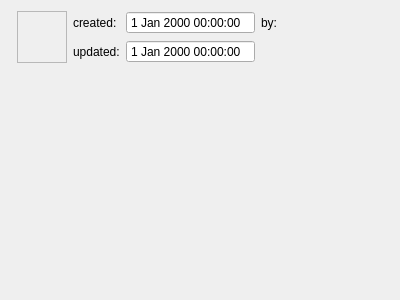
<?xml version="1.0" encoding="UTF-8"?>
<ui version="4.0">
 <class>CommentWidget</class>
 <widget class="QWidget" name="CommentWidget">
  <property name="geometry">
   <rect>
    <x>0</x>
    <y>0</y>
    <width>400</width>
    <height>300</height>
   </rect>
  </property>
  <property name="windowTitle">
   <string>Form</string>
  </property>
  <layout class="QGridLayout" name="comment_grid">
   <item row="1" column="3">
    <widget class="QDateTimeEdit" name="updated_dte">
     <property name="readOnly">
      <bool>true</bool>
     </property>
     <property name="buttonSymbols">
      <enum>QAbstractSpinBox::NoButtons</enum>
     </property>
    </widget>
   </item>
   <item row="0" column="1" rowspan="2">
    <widget class="QLabel" name="user_lb">
     <property name="minimumSize">
      <size>
       <width>50</width>
       <height>50</height>
      </size>
     </property>
     <property name="maximumSize">
      <size>
       <width>50</width>
       <height>150</height>
      </size>
     </property>
     <property name="frameShape">
      <enum>QFrame::StyledPanel</enum>
     </property>
     <property name="frameShadow">
      <enum>QFrame::Plain</enum>
     </property>
     <property name="lineWidth">
      <number>1</number>
     </property>
     <property name="text">
      <string/>
     </property>
     <property name="alignment">
      <set>Qt::AlignCenter</set>
     </property>
    </widget>
   </item>
   <item row="3" column="0" colspan="7">
    <widget class="QLabel" name="content_lb">
     <property name="text">
      <string/>
     </property>
     <property name="alignment">
      <set>Qt::AlignLeading|Qt::AlignLeft|Qt::AlignTop</set>
     </property>
     <property name="wordWrap">
      <bool>true</bool>
     </property>
     <property name="textInteractionFlags">
      <set>Qt::TextSelectableByKeyboard|Qt::TextSelectableByMouse</set>
     </property>
    </widget>
   </item>
   <item row="1" column="2">
    <widget class="QLabel" name="updated_lb">
     <property name="text">
      <string>updated:</string>
     </property>
    </widget>
   </item>
   <item row="0" column="6">
    <spacer name="toprow_hspacer">
     <property name="orientation">
      <enum>Qt::Horizontal</enum>
     </property>
     <property name="sizeHint" stdset="0">
      <size>
       <width>40</width>
       <height>20</height>
      </size>
     </property>
    </spacer>
   </item>
   <item row="0" column="2">
    <widget class="QLabel" name="created_lb">
     <property name="text">
      <string>created:</string>
     </property>
    </widget>
   </item>
   <item row="0" column="3">
    <widget class="QDateTimeEdit" name="created_dte">
     <property name="readOnly">
      <bool>true</bool>
     </property>
     <property name="buttonSymbols">
      <enum>QAbstractSpinBox::NoButtons</enum>
     </property>
    </widget>
   </item>
   <item row="0" column="4">
    <widget class="QLabel" name="by_lb">
     <property name="text">
      <string>by:</string>
     </property>
    </widget>
   </item>
   <item row="0" column="5">
    <widget class="QLabel" name="username_lb">
     <property name="text">
      <string/>
     </property>
    </widget>
   </item>
  </layout>
 </widget>
 <resources/>
 <connections/>
</ui>
